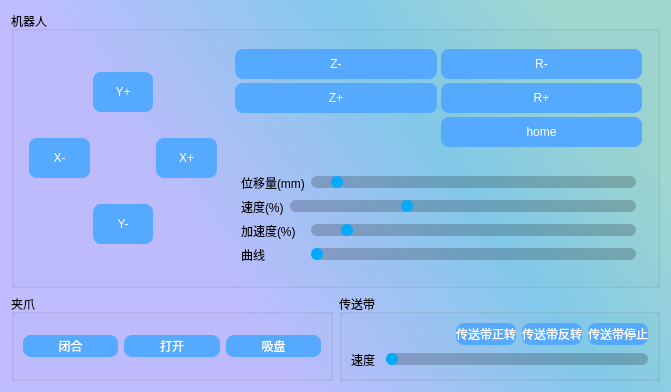
<?xml version="1.0" encoding="UTF-8"?>
<ui version="4.0">
 <class>dlg_manual</class>
 <widget class="QDialog" name="dlg_manual">
  <property name="geometry">
   <rect>
    <x>0</x>
    <y>0</y>
    <width>671</width>
    <height>376</height>
   </rect>
  </property>
  <property name="windowTitle">
   <string>Manual</string>
  </property>
  <property name="windowIcon">
   <iconset resource="resource/main.qrc">
    <normaloff>:/mian_background/logo.png</normaloff>:/mian_background/logo.png</iconset>
  </property>
  <property name="styleSheet">
   <string notr="true">#dlg_manual{
	
	background-color: qlineargradient(spread:pad, x1:0.227, y1:0.46, x2:0.886, y2:0.193182, stop:0 rgba(191, 189, 255, 255), stop:0.596591 rgba(131, 202, 235, 255), stop:1 rgba(159, 214, 208, 255));
}
QPushButton{
    height: 22px;
    border-radius: 8px;
	background-color: rgb(85, 170, 255);
	color: rgb(255, 255, 255);
	font:15px &quot;SimSun&quot;;
}
QPushButton:hover{
	background-color: rgb(85, 85, 255);
}
QPushButton:pressed{
	background-color: rgb(0, 0, 255);
}



QSlider::groove:horizontal{ 
	height: 12px; 
	left: 0px; 
	right: 0px; 
	border:0px; 
	border-radius:6px;   
	background:rgba(0,0,0,50);
 } 

QSlider::handle:horizontal:hover {
	background-color: rgb(161, 199, 255);

}

 QSlider::handle:horizontal{ 
	width:  12px; 
	border-radius:6px;  
	
	background-color: rgb(0, 170, 255);
		
} 


</string>
  </property>
  <layout class="QGridLayout" name="gridLayout_4">
   <item row="1" column="0">
    <widget class="QGroupBox" name="groupBox_2">
     <property name="sizePolicy">
      <sizepolicy hsizetype="Preferred" vsizetype="Minimum">
       <horstretch>0</horstretch>
       <verstretch>0</verstretch>
      </sizepolicy>
     </property>
     <property name="title">
      <string>夹爪</string>
     </property>
     <layout class="QGridLayout" name="gridLayout_7">
      <item row="0" column="0">
       <widget class="QPushButton" name="pushButton_gripper_m">
        <property name="text">
         <string>闭合</string>
        </property>
       </widget>
      </item>
      <item row="0" column="1">
       <widget class="QPushButton" name="pushButton_gripper_p">
        <property name="text">
         <string>打开</string>
        </property>
       </widget>
      </item>
      <item row="0" column="2">
       <widget class="QPushButton" name="pushButton_sucker">
        <property name="text">
         <string>吸盘</string>
        </property>
        <property name="checkable">
         <bool>true</bool>
        </property>
       </widget>
      </item>
     </layout>
    </widget>
   </item>
   <item row="0" column="0" colspan="2">
    <widget class="QGroupBox" name="groupBox">
     <property name="styleSheet">
      <string notr="true"/>
     </property>
     <property name="title">
      <string>机器人</string>
     </property>
     <layout class="QGridLayout" name="gridLayout_5">
      <item row="0" column="2">
       <widget class="QGroupBox" name="groupBox">
        <property name="sizePolicy">
         <sizepolicy hsizetype="Minimum" vsizetype="Minimum">
          <horstretch>0</horstretch>
          <verstretch>0</verstretch>
         </sizepolicy>
        </property>
        <property name="styleSheet">
         <string notr="true">QGroupBox{
border: opx solid;
}
QPushButton{
    height: 30px;
}</string>
        </property>
        <layout class="QGridLayout" name="gridLayout_2">
         <property name="leftMargin">
          <number>3</number>
         </property>
         <property name="topMargin">
          <number>3</number>
         </property>
         <property name="rightMargin">
          <number>3</number>
         </property>
         <property name="bottomMargin">
          <number>3</number>
         </property>
         <property name="spacing">
          <number>4</number>
         </property>
         <item row="0" column="0">
          <widget class="QPushButton" name="pushButton_zm">
           <property name="text">
            <string>Z-</string>
           </property>
          </widget>
         </item>
         <item row="0" column="1">
          <widget class="QPushButton" name="pushButton_rm">
           <property name="text">
            <string>R-</string>
           </property>
          </widget>
         </item>
         <item row="1" column="1">
          <widget class="QPushButton" name="pushButton_rp">
           <property name="sizePolicy">
            <sizepolicy hsizetype="Minimum" vsizetype="Fixed">
             <horstretch>0</horstretch>
             <verstretch>0</verstretch>
            </sizepolicy>
           </property>
           <property name="text">
            <string>R+</string>
           </property>
          </widget>
         </item>
         <item row="1" column="0">
          <widget class="QPushButton" name="pushButton_zp">
           <property name="sizePolicy">
            <sizepolicy hsizetype="Minimum" vsizetype="Fixed">
             <horstretch>0</horstretch>
             <verstretch>0</verstretch>
            </sizepolicy>
           </property>
           <property name="text">
            <string>Z+</string>
           </property>
          </widget>
         </item>
         <item row="2" column="1">
          <widget class="QPushButton" name="pushButton_home">
           <property name="text">
            <string>home</string>
           </property>
          </widget>
         </item>
        </layout>
       </widget>
      </item>
      <item row="1" column="2">
       <widget class="QGroupBox" name="groupBox">
        <property name="sizePolicy">
         <sizepolicy hsizetype="Minimum" vsizetype="Minimum">
          <horstretch>0</horstretch>
          <verstretch>0</verstretch>
         </sizepolicy>
        </property>
        <property name="styleSheet">
         <string notr="true">QGroupBox{
border: opx solid;
}</string>
        </property>
        <layout class="QGridLayout" name="gridLayout_3">
         <item row="2" column="2">
          <widget class="QSlider" name="Slider_accel">
           <property name="minimum">
            <number>1</number>
           </property>
           <property name="maximum">
            <number>300</number>
           </property>
           <property name="value">
            <number>30</number>
           </property>
           <property name="orientation">
            <enum>Qt::Horizontal</enum>
           </property>
          </widget>
         </item>
         <item row="0" column="0" colspan="2">
          <widget class="QLabel" name="label_dis">
           <property name="text">
            <string>位移量(mm)</string>
           </property>
          </widget>
         </item>
         <item row="3" column="2">
          <widget class="QSlider" name="Slider_curve">
           <property name="maximum">
            <number>8</number>
           </property>
           <property name="value">
            <number>0</number>
           </property>
           <property name="orientation">
            <enum>Qt::Horizontal</enum>
           </property>
          </widget>
         </item>
         <item row="2" column="0" colspan="2">
          <widget class="QLabel" name="label_accel">
           <property name="text">
            <string>加速度(%)</string>
           </property>
          </widget>
         </item>
         <item row="1" column="1" colspan="2">
          <widget class="QSlider" name="Slider_speed">
           <property name="minimum">
            <number>1</number>
           </property>
           <property name="maximum">
            <number>300</number>
           </property>
           <property name="value">
            <number>100</number>
           </property>
           <property name="orientation">
            <enum>Qt::Horizontal</enum>
           </property>
          </widget>
         </item>
         <item row="3" column="0" colspan="2">
          <widget class="QLabel" name="label_curve">
           <property name="text">
            <string>曲线</string>
           </property>
          </widget>
         </item>
         <item row="1" column="0">
          <widget class="QLabel" name="label_speed">
           <property name="text">
            <string>速度(%)</string>
           </property>
          </widget>
         </item>
         <item row="0" column="2">
          <widget class="QSlider" name="Slider_dis">
           <property name="minimum">
            <number>1</number>
           </property>
           <property name="maximum">
            <number>300</number>
           </property>
           <property name="value">
            <number>20</number>
           </property>
           <property name="orientation">
            <enum>Qt::Horizontal</enum>
           </property>
          </widget>
         </item>
        </layout>
       </widget>
      </item>
      <item row="0" column="0" rowspan="2">
       <widget class="QGroupBox" name="groupBox">
        <property name="sizePolicy">
         <sizepolicy hsizetype="Preferred" vsizetype="Expanding">
          <horstretch>0</horstretch>
          <verstretch>0</verstretch>
         </sizepolicy>
        </property>
        <property name="minimumSize">
         <size>
          <width>200</width>
          <height>0</height>
         </size>
        </property>
        <property name="maximumSize">
         <size>
          <width>500</width>
          <height>16777215</height>
         </size>
        </property>
        <property name="styleSheet">
         <string notr="true">QGroupBox{
border: opx solid;
}
QPushButton{
    height: 40px;
}</string>
        </property>
        <layout class="QGridLayout" name="gridLayout">
         <property name="leftMargin">
          <number>3</number>
         </property>
         <property name="topMargin">
          <number>3</number>
         </property>
         <property name="rightMargin">
          <number>3</number>
         </property>
         <property name="bottomMargin">
          <number>3</number>
         </property>
         <property name="spacing">
          <number>3</number>
         </property>
         <item row="1" column="3">
          <widget class="QPushButton" name="pushButton_xp">
           <property name="text">
            <string>X+</string>
           </property>
          </widget>
         </item>
         <item row="1" column="1">
          <widget class="QPushButton" name="pushButton_xm">
           <property name="text">
            <string>X-</string>
           </property>
          </widget>
         </item>
         <item row="1" column="2">
          <spacer name="horizontalSpacer">
           <property name="orientation">
            <enum>Qt::Horizontal</enum>
           </property>
           <property name="sizeType">
            <enum>QSizePolicy::Minimum</enum>
           </property>
           <property name="sizeHint" stdset="0">
            <size>
             <width>20</width>
             <height>10</height>
            </size>
           </property>
          </spacer>
         </item>
         <item row="0" column="2">
          <widget class="QPushButton" name="pushButton_yp">
           <property name="text">
            <string>Y+</string>
           </property>
          </widget>
         </item>
         <item row="2" column="2">
          <widget class="QPushButton" name="pushButton_ym">
           <property name="text">
            <string>Y-</string>
           </property>
          </widget>
         </item>
        </layout>
       </widget>
      </item>
     </layout>
    </widget>
   </item>
   <item row="1" column="1">
    <widget class="QGroupBox" name="groupBox_3">
     <property name="sizePolicy">
      <sizepolicy hsizetype="Preferred" vsizetype="Minimum">
       <horstretch>0</horstretch>
       <verstretch>0</verstretch>
      </sizepolicy>
     </property>
     <property name="title">
      <string>传送带</string>
     </property>
     <layout class="QGridLayout" name="gridLayout_6">
      <item row="0" column="5">
       <widget class="QPushButton" name="pushButton_belt_stop">
        <property name="text">
         <string>传送带停止</string>
        </property>
       </widget>
      </item>
      <item row="1" column="0">
       <widget class="QLabel" name="label_belt_speed">
        <property name="text">
         <string>速度</string>
        </property>
       </widget>
      </item>
      <item row="1" column="1" colspan="5">
       <widget class="QSlider" name="Slider_belt_speed">
        <property name="value">
         <number>0</number>
        </property>
        <property name="orientation">
         <enum>Qt::Horizontal</enum>
        </property>
        <property name="tickPosition">
         <enum>QSlider::NoTicks</enum>
        </property>
       </widget>
      </item>
      <item row="0" column="4">
       <widget class="QPushButton" name="pushButton_belt_m">
        <property name="text">
         <string>传送带反转</string>
        </property>
       </widget>
      </item>
      <item row="0" column="3">
       <widget class="QPushButton" name="pushButton_belt_p">
        <property name="text">
         <string>传送带正转</string>
        </property>
       </widget>
      </item>
     </layout>
    </widget>
   </item>
  </layout>
 </widget>
 <resources>
  <include location="resource/main.qrc"/>
 </resources>
 <connections/>
</ui>
